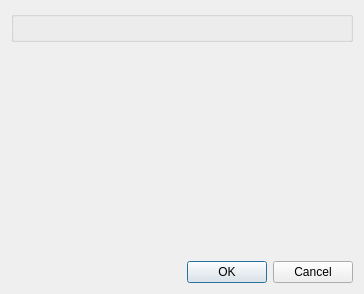
<?xml version="1.0" encoding="UTF-8"?>
<ui version="4.0">
 <class>fix_orientation::ApplyDialog</class>
 <widget class="QDialog" name="fix_orientation::ApplyDialog">
  <property name="windowModality">
   <enum>Qt::WindowModal</enum>
  </property>
  <property name="geometry">
   <rect>
    <x>0</x>
    <y>0</y>
    <width>364</width>
    <height>294</height>
   </rect>
  </property>
  <property name="windowTitle">
   <string>Apply Rotation and Trim</string>
  </property>
  <layout class="QVBoxLayout">
   <item>
    <widget class="PageScopeGroupBox" name="scopeGroupBox"/>
   </item>
   <item>
    <spacer>
     <property name="orientation">
      <enum>Qt::Vertical</enum>
     </property>
     <property name="sizeHint" stdset="0">
      <size>
       <width>17</width>
       <height>0</height>
      </size>
     </property>
    </spacer>
   </item>
   <item>
    <widget class="QDialogButtonBox" name="buttonBox">
     <property name="orientation">
      <enum>Qt::Horizontal</enum>
     </property>
     <property name="standardButtons">
      <set>QDialogButtonBox::Cancel|QDialogButtonBox::Ok</set>
     </property>
    </widget>
   </item>
  </layout>
 </widget>
 <customwidgets>
  <customwidget>
   <class>PageScopeGroupBox</class>
   <extends>QGroupBox</extends>
   <header location="global">PageScopeGroupBox.h</header>
  </customwidget>
 </customwidgets>
 <resources/>
 <connections>
  <connection>
   <sender>buttonBox</sender>
   <signal>rejected()</signal>
   <receiver>fix_orientation::ApplyDialog</receiver>
   <slot>reject()</slot>
   <hints>
    <hint type="sourcelabel">
     <x>319</x>
     <y>252</y>
    </hint>
    <hint type="destinationlabel">
     <x>286</x>
     <y>256</y>
    </hint>
   </hints>
  </connection>
 </connections>
</ui>
